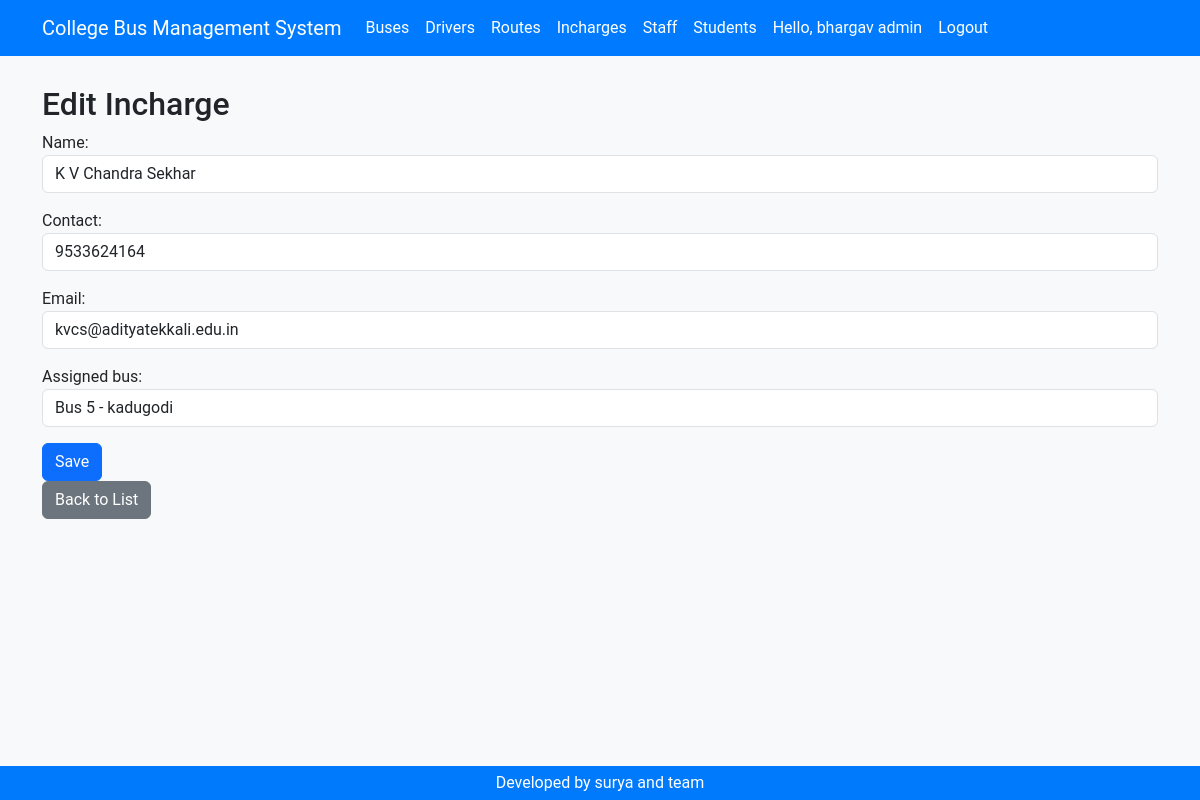
The page /incharges/1/edit/ (signed in) on the database its author committed.
### accounts/models.py (models this page shows, shortened)
class Profile(models.Model):
    USER_TYPES = (
        ('student', 'Student'),
        ('incharge', 'Incharge'),
        ('driver', 'Driver'),
        ('admin', 'Admin'),
    )
    user = models.OneToOneField(User, on_delete=models.CASCADE)
    user_type = models.CharField(max_length=10, choices=USER_TYPES)

### incharges/models.py (models this page shows, shortened)
class Incharge(models.Model):
    name = models.CharField(max_length=100)
    contact = models.CharField(max_length=15)
    email = models.EmailField(unique=True)
    assigned_bus = models.OneToOneField('buses.Buses', on_delete=models.SET_NULL, null=True, blank=True, related_name='incharge')

### incharges/views.py (the view)
# urls.py: path('<int:pk>/edit/', views.incharge_update, name='incharge_update'),
@login_required
def incharge_update(request, pk):
    if not request.user.profile.user_type in ['admin']:
        messages.error(request, 'You do not have admin permission to access this page.')
        return redirect('/incharges')  # Redirect to a relevant page
    incharge = get_object_or_404(Incharge, pk=pk)
    if request.method == 'POST':
        form = InchargeForm(request.POST, instance=incharge)
        if form.is_valid():
            form.save()
            return redirect('incharge_list')
    else:
        form = InchargeForm(instance=incharge)
    return render(request, 'incharges/incharge_form.html', {'form': form})

### incharges/forms.py
class InchargeForm(forms.ModelForm):
    class Meta:
        model = Incharge
        fields = ['name', 'contact', 'email', 'assigned_bus']
        widgets = {
            'name': forms.TextInput(attrs={'class': 'form-control', 'placeholder': 'Enter name'}),
            'contact': forms.TextInput(attrs={'class': 'form-control', 'placeholder': 'Enter contact number'}),
            'email': forms.EmailInput(attrs={'class': 'form-control', 'placeholder': 'Enter email'}),
            'assigned_bus': forms.Select(attrs={'class': 'form-control'}),
        }

### accounts/context_processors.py (called while the page is built)
def user_type(request):
    if request.user.is_authenticated:
        try:
            profile = Profile.objects.get(user=request.user)
            return {'user_type': profile.user_type}
        except Profile.DoesNotExist:
            return {'user_type': None}
    return {'user_type': None}

### buses/models.py (called while the page is built)
    def __str__(self):
        return f"Bus {self.bus_no} - {self.bus_route}"

### templates/incharges/incharge_form.html (shortened to what this page needs)
{% load static %}
<!DOCTYPE html>
<html lang="en">
  <head>
    <link href="{% static 'css/bootstrap.min.css' %}" rel="stylesheet" />
    <link href="{% static 'css/styles.css' %}" rel="stylesheet" />
  </head>
  <body>
    {% include 'header.html' %}
    <div class="container">
      {% block content %}
        <h2>{{ form.instance.pk|yesno:'Edit Incharge,Add Incharge' }}</h2>
        <form method="post">
          {{ form.as_p }}
          <button type="submit" class="btn btn-primary">Save</button>
        </form>
        <a href="{% url 'incharge_list' %}" class="btn btn-secondary">Back to List</a>
      {% endblock %}
    </div>
    {% include 'footer.html' %}
  </body>
</html>

### templates/header.html (shortened to what this page needs)
<header>
  <div class="header">
    <nav class="navbar navbar-expand-lg fixed-top myNav">
      <div class="container">
        {% if user.is_authenticated %}
          {% if user_type == 'admin' %}
            <a class="navbar-brand ms-auto" href="/accounts/admin/">College Bus Management System</a>
          {% elif user_type == 'driver' %}
            <a class="navbar-brand ms-auto" href="/accounts/driver/">College Bus Management System</a>
          {% elif user_type == 'incharge' %}
            <a class="navbar-brand ms-auto" href="/accounts/incharge/">College Bus Management System</a>
          {% elif user_type == 'student' %}
            <a class="navbar-brand ms-auto" href="/accounts/student/">College Bus Management System</a>
          {% endif %}
        {% else %}
          <a class="navbar-brand ms-auto" href="/accounts/login/">College Bus Management System</a>
        {% endif %}
        <div class="collapse navbar-collapse" id="navbarNav">
          <ul class="navbar-nav">
            <li class="nav-item">
              <a class="nav-link" href="/buses/">Buses</a>
            </li>
            <li class="nav-item">
              <a class="nav-link" href="/drivers/">Drivers</a>
            </li>
            <li class="nav-item">
              <a class="nav-link" href="/routes/">Routes</a>
            </li>
            <li class="nav-item">
              <a class="nav-link" href="/incharges/">Incharges</a>
            </li>
            <li class="nav-item">
              <a class="nav-link" href="/staff/">Staff</a>
            </li>
            <li class="nav-item">
              <a class="nav-link" href="/students/">Students</a>
            </li>
            {% if user.is_authenticated %}
              <li class="nav-item">
                <a class="nav-link" href="#">Hello, {{ user.username }} {{ user_type }}</a>
              </li>
              <li class="nav-item">
                <a class="nav-link" href="/accounts/logout">Logout</a>
              </li>
            {% endif %}
          </ul>
        </div>
      </div>
    </nav>
  </div>
</header>

### static/css/styles.css (style rules this page uses)
body { background-color: #f8f9fa; font-family: 'Roboto', sans-serif; padding-top: 70px; }
.myNav { background-color: #007bff; }
.myNav a { color: #fff; }
.header { display: block; margin-bottom: 15px; }

### rows shown on the page
Profile: user_type "admin"
Incharge: instance.pk "Edit Incharge", name "K V Chandra Sekhar", contact "9533624164", email "kvcs@adityatekkali.edu.in", assigned_bus "Bus 5 - kadugodi"

### other values the page prints
{{ user.username }} "bhargav"
